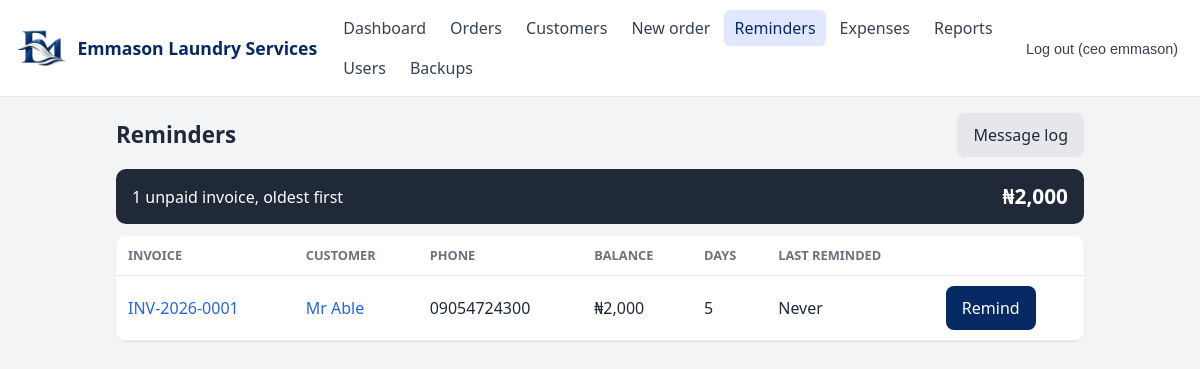
Page /app/reminders (signed in) on the earlier database version.
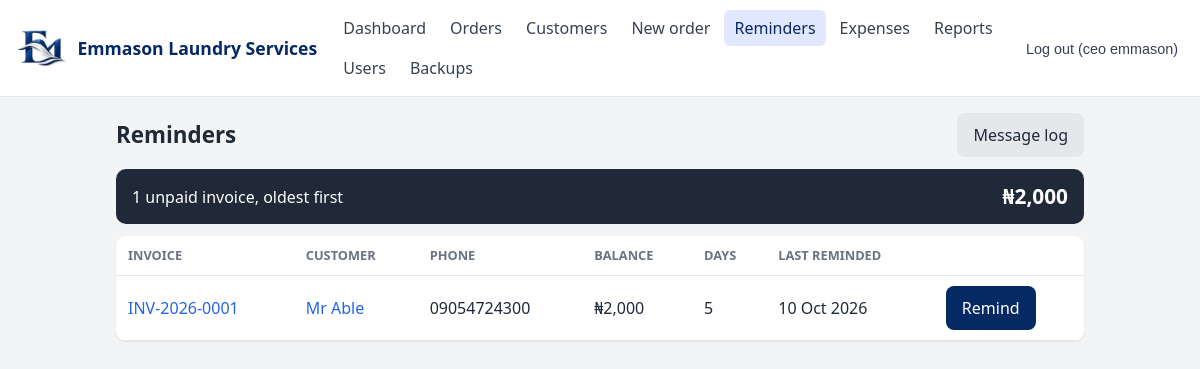
Same page on the later database version.
### app/models.py (models this page shows, shortened)
class Invoice(Base):
    __tablename__ = "invoices"
    id = Column(Integer, primary_key=True)
    order_id = Column(Integer, ForeignKey("orders.id"), unique=True, nullable=False)
    invoice_number = Column(String, unique=True, nullable=False)
    total = Column(Integer, nullable=False)       # naira
    created_at = Column(DateTime, default=datetime.utcnow)
    order = relationship("Order", back_populates="invoice")
    payments = relationship("Payment", back_populates="invoice", cascade="all, delete-orphan")

class Customer(Base):
    __tablename__ = "customers"
    id = Column(Integer, primary_key=True)
    name = Column(String, nullable=False)
    phone = Column(String, unique=True, nullable=False)
    address = Column(String)
    created_at = Column(DateTime, default=datetime.utcnow)
    orders = relationship("Order", back_populates="customer")

class Notification(Base):
    __tablename__ = "notifications"
    id = Column(Integer, primary_key=True)
    order_id = Column(Integer, index=True)      # plain numbers on purpose, so the log
    customer_id = Column(Integer, index=True)   # survives when orders or customers are deleted
    customer_name = Column(String)
    invoice_number = Column(String)
    kind = Column(String, nullable=False)       # received, ready, receipt, balance, delayed
    channel = Column(String, default="whatsapp_link")
    phone = Column(String, nullable=False)
    message = Column(Text, nullable=False)
    sent_by = Column(String)
    created_at = Column(DateTime, default=datetime.utcnow)

### app/routers/web_messages.py (the view)
@router.get("/app/reminders")
def reminders_page(request: Request, user=Depends(web_user), db: Session = Depends(get_db)):
    last = {}
    for n in db.query(models.Notification).filter_by(kind="balance").order_by(models.Notification.id):
        last[n.order_id] = n.created_at
    today = (now_wat()).date()
    rows = []
    for invoice in db.query(models.Invoice).order_by(models.Invoice.created_at).all():
        if invoice.balance > 0:
            order = invoice.order
            rows.append({
                "order_id": order.id,
                "invoice_number": invoice.invoice_number,
                "customer_id": order.customer.id,
                "customer_name": order.customer.name,
                "phone": order.customer.phone,
                "balance": invoice.balance,
                "days": (today - (invoice.created_at + WAT).date()).days,
                "last": last.get(order.id),
            })
    return templates.TemplateResponse(
        request, "reminders.html",
        {"user": user, "page": "reminders", "rows": rows,
         "total": sum(r["balance"] for r in rows)},
    )

### app/templates/reminders.html (shortened to what this page needs)
{% extends "base.html" %}
{% block content %}
<div class="page-head">
  <h1>Reminders</h1>
  <a class="btn secondary" href="/app/messages">Message log</a>
</div>
<div class="total-bar"><span>{{ rows|length }} unpaid invoice{{ '' if rows|length == 1 else 's' }}, oldest first</span><strong>{{ total|naira }}</strong></div>
<div class="table-wrap">
  {% if rows %}
  <table>
    <thead><tr><th>Invoice</th><th>Customer</th><th>Phone</th><th>Balance</th><th>Days</th><th>Last reminded</th><th></th></tr></thead>
    <tbody>
      {% for r in rows %}
      <tr>
        <td><a href="/app/orders/{{ r.order_id }}">{{ r.invoice_number }}</a></td>
        <td><a href="/app/customers/{{ r.customer_id }}">{{ r.customer_name }}</a></td>
        <td>{{ r.phone }}</td>
        <td>{{ r.balance|naira }}</td>
        <td>{{ r.days }}</td>
        <td>{{ r.last|wat if r.last else "Never" }}</td>
        <td><a class="btn" href="/app/orders/{{ r.order_id }}/message/balance">Remind</a></td>
      </tr>
      {% endfor %}
    </tbody>
  </table>
  {% else %}
  <div class="empty">Nobody owes you anything right now.</div>
  {% endif %}
</div>
{% endblock %}

Differences in the rows shown:
added Notification: last|wat "10 Oct 2026"
Other differences:
new list line: "INV-2026-0001"
new list line: "Mr Able 09054724300"
new list line: "₦2,000 5 Remind"
list line gone: "INV-2026-0001"
list line gone: "Mr Able 09054724300"
list line gone: "₦2,000 5 Never Remind"
